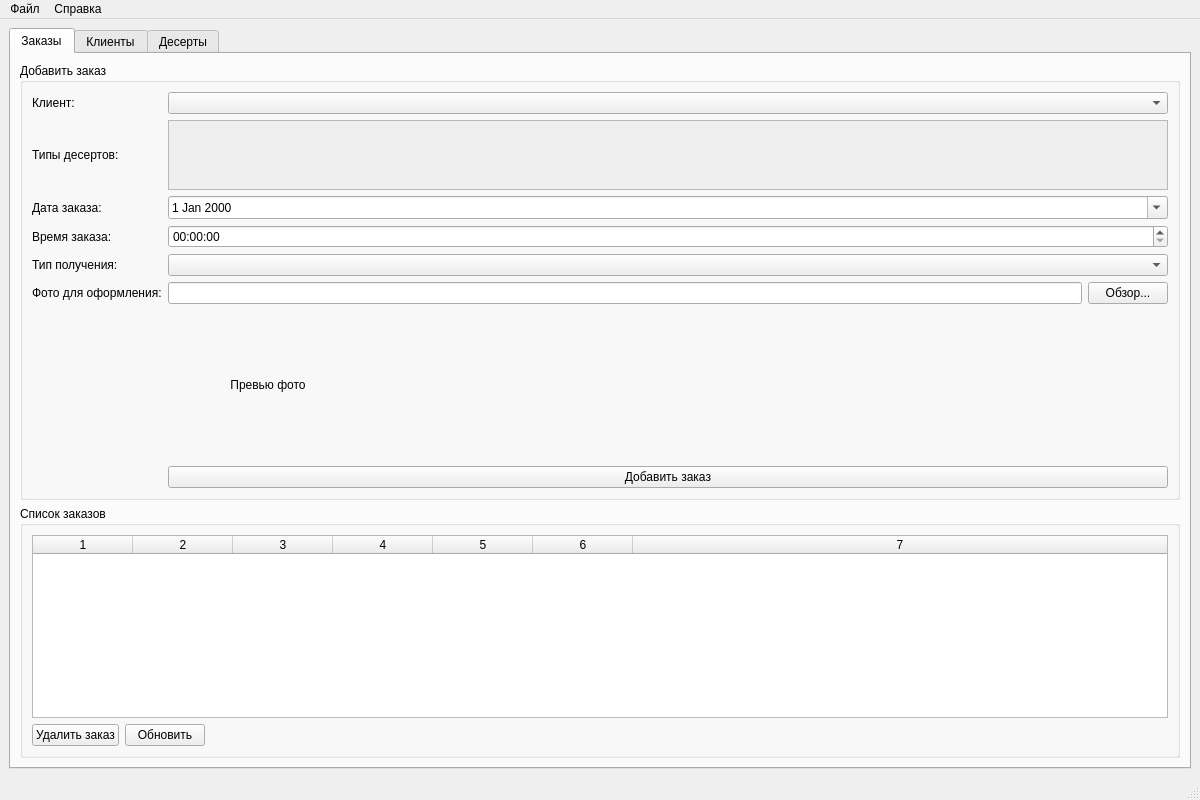
<?xml version="1.0" encoding="UTF-8"?>
<ui version="4.0">
 <class>MainWindow</class>
 <widget class="QMainWindow" name="MainWindow">
  <property name="geometry">
   <rect>
    <x>0</x>
    <y>0</y>
    <width>1200</width>
    <height>800</height>
   </rect>
  </property>
  <property name="windowTitle">
   <string>Кондитерская Sweet Dreams</string>
  </property>
  <widget class="QWidget" name="centralwidget">
   <layout class="QVBoxLayout" name="verticalLayout">
    <item>
     <widget class="QTabWidget" name="tabWidget">
      <property name="currentIndex">
       <number>0</number>
      </property>
      <widget class="QWidget" name="ordersTab">
       <attribute name="title">
        <string>Заказы</string>
       </attribute>
       <layout class="QVBoxLayout" name="verticalLayout_2">
        <item>
         <widget class="QGroupBox" name="groupBox">
          <property name="title">
           <string>Добавить заказ</string>
          </property>
          <layout class="QGridLayout" name="gridLayout">
           <item row="0" column="0">
            <widget class="QLabel" name="label">
             <property name="text">
              <string>Клиент:</string>
             </property>
            </widget>
           </item>
           <item row="0" column="1">
            <widget class="QComboBox" name="clientCombo"/>
           </item>
           <item row="1" column="0">
            <widget class="QLabel" name="label_2">
             <property name="text">
              <string>Типы десертов:</string>
             </property>
            </widget>
           </item>
           <item row="1" column="1">
            <widget class="QScrollArea" name="scrollArea">
             <property name="widgetResizable">
              <bool>true</bool>
             </property>
             <widget class="QWidget" name="scrollAreaWidgetContents">
              <property name="geometry">
               <rect>
                <x>0</x>
                <y>0</y>
                <width>318</width>
                <height>109</height>
               </rect>
              </property>
              <layout class="QVBoxLayout" name="verticalLayout_3">
               <item>
                <widget class="QWidget" name="dessertCheckboxWidget" native="true">
                 <layout class="QVBoxLayout" name="dessertCheckboxLayout"/>
                </widget>
               </item>
              </layout>
             </widget>
            </widget>
           </item>
           <item row="2" column="0">
            <widget class="QLabel" name="label_3">
             <property name="text">
              <string>Дата заказа:</string>
             </property>
            </widget>
           </item>
           <item row="2" column="1">
            <widget class="QDateEdit" name="orderDateEdit">
             <property name="calendarPopup">
              <bool>true</bool>
             </property>
            </widget>
           </item>
           <item row="3" column="0">
            <widget class="QLabel" name="label_4">
             <property name="text">
              <string>Время заказа:</string>
             </property>
            </widget>
           </item>
           <item row="3" column="1">
            <widget class="QTimeEdit" name="orderTimeEdit"/>
           </item>
           <item row="4" column="0">
            <widget class="QLabel" name="label_5">
             <property name="text">
              <string>Тип получения:</string>
             </property>
            </widget>
           </item>
           <item row="4" column="1">
            <widget class="QComboBox" name="deliveryCombo"/>
           </item>
           <item row="5" column="0">
            <widget class="QLabel" name="label_6">
             <property name="text">
              <string>Фото для оформления:</string>
             </property>
            </widget>
           </item>
           <item row="5" column="1">
            <layout class="QHBoxLayout" name="horizontalLayout">
             <item>
              <widget class="QLineEdit" name="photoPathEdit">
               <property name="readOnly">
                <bool>true</bool>
               </property>
              </widget>
             </item>
             <item>
              <widget class="QPushButton" name="browsePhotoBtn">
               <property name="text">
                <string>Обзор...</string>
               </property>
              </widget>
             </item>
            </layout>
           </item>
           <item row="6" column="1">
            <widget class="QLabel" name="photoPreview">
             <property name="minimumSize">
              <size>
               <width>200</width>
               <height>150</height>
              </size>
             </property>
             <property name="maximumSize">
              <size>
               <width>200</width>
               <height>150</height>
              </size>
             </property>
             <property name="text">
              <string>Превью фото</string>
             </property>
             <property name="alignment">
              <set>Qt::AlignCenter</set>
             </property>
            </widget>
           </item>
           <item row="7" column="1">
            <widget class="QPushButton" name="addOrderBtn">
             <property name="text">
              <string>Добавить заказ</string>
             </property>
            </widget>
           </item>
          </layout>
         </widget>
        </item>
        <item>
         <widget class="QGroupBox" name="groupBox_2">
          <property name="title">
           <string>Список заказов</string>
          </property>
          <layout class="QVBoxLayout" name="verticalLayout_4">
           <item>
            <widget class="QTableWidget" name="ordersTable">
             <property name="columnCount">
              <number>7</number>
             </property>
             <attribute name="horizontalHeaderVisible">
              <bool>true</bool>
             </attribute>
             <attribute name="horizontalHeaderCascadingSectionResizes">
              <bool>false</bool>
             </attribute>
             <attribute name="horizontalHeaderHighlightSections">
              <bool>true</bool>
             </attribute>
             <attribute name="horizontalHeaderStretchLastSection">
              <bool>true</bool>
             </attribute>
            </widget>
           </item>
           <item>
            <layout class="QHBoxLayout" name="horizontalLayout_2">
             <item>
              <widget class="QPushButton" name="deleteOrderBtn">
               <property name="text">
                <string>Удалить заказ</string>
               </property>
              </widget>
             </item>
             <item>
              <widget class="QPushButton" name="refreshOrdersBtn">
               <property name="text">
                <string>Обновить</string>
               </property>
              </widget>
             </item>
             <item>
              <spacer name="horizontalSpacer">
               <property name="orientation">
                <enum>Qt::Horizontal</enum>
               </property>
               <property name="sizeHint" stdset="0">
                <size>
                 <width>40</width>
                 <height>20</height>
                </size>
               </property>
              </spacer>
             </item>
            </layout>
           </item>
          </layout>
         </widget>
        </item>
       </layout>
      </widget>
      <widget class="QWidget" name="clientsTab">
       <attribute name="title">
        <string>Клиенты</string>
       </attribute>
       <layout class="QVBoxLayout" name="verticalLayout_5">
        <item>
         <widget class="QGroupBox" name="groupBox_3">
          <property name="title">
           <string>Данные клиента</string>
          </property>
          <layout class="QGridLayout" name="gridLayout_2">
           <item row="0" column="0">
            <widget class="QLabel" name="label_7">
             <property name="text">
              <string>ФИО:</string>
             </property>
            </widget>
           </item>
           <item row="0" column="1">
            <widget class="QLineEdit" name="clientNameEdit"/>
           </item>
           <item row="1" column="0">
            <widget class="QLabel" name="label_8">
             <property name="text">
              <string>Телефон:</string>
             </property>
            </widget>
           </item>
           <item row="1" column="1">
            <widget class="QLineEdit" name="clientPhoneEdit"/>
           </item>
           <item row="2" column="0">
            <widget class="QLabel" name="label_9">
             <property name="text">
              <string>Дата рождения:</string>
             </property>
            </widget>
           </item>
           <item row="2" column="1">
            <widget class="QDateEdit" name="clientBirthEdit">
             <property name="calendarPopup">
              <bool>true</bool>
             </property>
            </widget>
           </item>
           <item row="3" column="0">
            <widget class="QLabel" name="label_10">
             <property name="text">
              <string>Email:</string>
             </property>
            </widget>
           </item>
           <item row="3" column="1">
            <widget class="QLineEdit" name="clientEmailEdit"/>
           </item>
           <item row="4" column="0" colspan="2">
            <layout class="QHBoxLayout" name="horizontalLayout_3">
             <item>
              <widget class="QPushButton" name="addClientBtn">
               <property name="text">
                <string>Добавить</string>
               </property>
              </widget>
             </item>
             <item>
              <widget class="QPushButton" name="updateClientBtn">
               <property name="text">
                <string>Обновить</string>
               </property>
              </widget>
             </item>
             <item>
              <widget class="QPushButton" name="deleteClientBtn">
               <property name="text">
                <string>Удалить</string>
               </property>
              </widget>
             </item>
             <item>
              <widget class="QPushButton" name="clearClientBtn">
               <property name="text">
                <string>Очистить</string>
               </property>
              </widget>
             </item>
            </layout>
           </item>
          </layout>
         </widget>
        </item>
        <item>
         <widget class="QTableWidget" name="clientsTable">
          <property name="columnCount">
           <number>5</number>
          </property>
          <attribute name="horizontalHeaderVisible">
           <bool>true</bool>
          </attribute>
          <attribute name="horizontalHeaderCascadingSectionResizes">
           <bool>false</bool>
          </attribute>
          <attribute name="horizontalHeaderHighlightSections">
           <bool>true</bool>
          </attribute>
          <attribute name="horizontalHeaderStretchLastSection">
           <bool>true</bool>
          </attribute>
         </widget>
        </item>
       </layout>
      </widget>
      <widget class="QWidget" name="dessertsTab">
       <attribute name="title">
        <string>Десерты</string>
       </attribute>
       <layout class="QVBoxLayout" name="verticalLayout_6">
        <item>
         <widget class="QGroupBox" name="groupBox_4">
          <property name="title">
           <string>Данные десерта</string>
          </property>
          <layout class="QGridLayout" name="gridLayout_3">
           <item row="0" column="0">
            <widget class="QLabel" name="label_11">
             <property name="text">
              <string>Название:</string>
             </property>
            </widget>
           </item>
           <item row="0" column="1">
            <widget class="QLineEdit" name="dessertNameEdit"/>
           </item>
           <item row="1" column="0">
            <widget class="QLabel" name="label_12">
             <property name="text">
              <string>Цена за кг:</string>
             </property>
            </widget>
           </item>
           <item row="1" column="1">
            <widget class="QDoubleSpinBox" name="dessertPriceKgEdit">
             <property name="suffix">
              <string> руб</string>
             </property>
             <property name="maximum">
              <double>10000.000000000000000</double>
             </property>
            </widget>
           </item>
           <item row="2" column="0">
            <widget class="QLabel" name="label_13">
             <property name="text">
              <string>Цена за шт:</string>
             </property>
            </widget>
           </item>
           <item row="2" column="1">
            <widget class="QDoubleSpinBox" name="dessertPriceUnitEdit">
             <property name="suffix">
              <string> руб</string>
             </property>
             <property name="maximum">
              <double>1000.000000000000000</double>
             </property>
            </widget>
           </item>
           <item row="3" column="0">
            <widget class="QLabel" name="label_14">
             <property name="text">
              <string>Состав:</string>
             </property>
            </widget>
           </item>
           <item row="3" column="1">
            <widget class="QTextEdit" name="dessertCompositionEdit"/>
           </item>
           <item row="4" column="0" colspan="2">
            <layout class="QHBoxLayout" name="horizontalLayout_4">
             <item>
              <widget class="QPushButton" name="addDessertBtn">
               <property name="text">
                <string>Добавить</string>
               </property>
              </widget>
             </item>
             <item>
              <widget class="QPushButton" name="updateDessertBtn">
               <property name="text">
                <string>Обновить</string>
               </property>
              </widget>
             </item>
             <item>
              <widget class="QPushButton" name="deleteDessertBtn">
               <property name="text">
                <string>Удалить</string>
               </property>
              </widget>
             </item>
             <item>
              <widget class="QPushButton" name="clearDessertBtn">
               <property name="text">
                <string>Очистить</string>
               </property>
              </widget>
             </item>
            </layout>
           </item>
          </layout>
         </widget>
        </item>
        <item>
         <widget class="QTableWidget" name="dessertsTable">
          <property name="columnCount">
           <number>5</number>
          </property>
          <attribute name="horizontalHeaderVisible">
           <bool>true</bool>
          </attribute>
          <attribute name="horizontalHeaderCascadingSectionResizes">
           <bool>false</bool>
          </attribute>
          <attribute name="horizontalHeaderHighlightSections">
           <bool>true</bool>
          </attribute>
          <attribute name="horizontalHeaderStretchLastSection">
           <bool>true</bool>
          </attribute>
         </widget>
        </item>
       </layout>
      </widget>
     </widget>
    </item>
   </layout>
  </widget>
  <widget class="QMenuBar" name="menubar">
   <property name="geometry">
    <rect>
     <x>0</x>
     <y>0</y>
     <width>1200</width>
     <height>21</height>
    </rect>
   </property>
   <widget class="QMenu" name="menu">
    <property name="title">
     <string>Файл</string>
    </property>
    <addaction name="actionExit"/>
   </widget>
   <widget class="QMenu" name="menu_2">
    <property name="title">
     <string>Справка</string>
    </property>
    <addaction name="actionAbout"/>
   </widget>
   <addaction name="menu"/>
   <addaction name="menu_2"/>
  </widget>
  <widget class="QStatusBar" name="statusbar"/>
  <action name="actionExit">
   <property name="text">
    <string>Выход</string>
   </property>
   <property name="shortcut">
    <string>Ctrl+Q</string>
   </property>
  </action>
  <action name="actionAbout">
   <property name="text">
    <string>О программе</string>
   </property>
   <property name="shortcut">
    <string>F1</string>
   </property>
  </action>
 </widget>
 <resources/>
 <connections/>
</ui>
